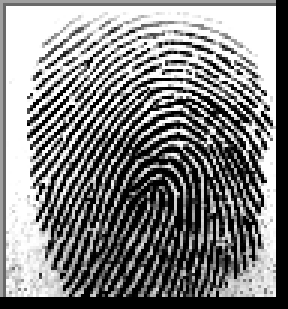
#> input picture finger_server/SOCOFing/Real/100__M_Left_index_finger.BMP, 96 x 103 px (shown 3 times larger); its folder holds only this picture in this run
$ jupyter execute --allow-errors Untitled.ipynb
#> lines starting #> are read from the running program, lines starting #| are printed output that depends on the picture
#> further down, img is the input picture: shape (103, 96); min 0, max 255, mean 130
#> `img = cv2.resize(img, (96, 96))`:
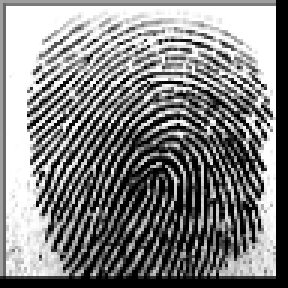
#> img: shape (96, 96) (shown 3 times larger); min 0, max 255, mean 129.9
[cell 1]
import cv2
import matplotlib.pyplot as plt
import numpy as np
import glob, os

def extract_label(img_path):
    filename, _ = os.path.splitext(os.path.basename(img_path))

    subject_id, etc = filename.split('__')
    gender, lr, finger, _ = etc.split('_')

    gender = 0 if gender == 'M' else 1
    lr = 0 if lr =='Left' else 1

    if finger == 'thumb':
        finger = 0
    elif finger == 'index':
        finger = 1
    elif finger == 'middle':
        finger = 2
    elif finger == 'ring':
        finger = 3
    elif finger == 'little':
        finger = 4

    return np.array([subject_id, gender, lr, finger], dtype=np.uint16)

def extract_label2(img_path):

    filename, _ = os.path.splitext(os.path.basename(img_path))

    subject_id, etc = filename.split('__')
    gender, lr, finger, _, _ = etc.split('_')

    gender = 0 if gender == 'M' else 1
    lr = 0 if lr =='Left' else 1

    if finger == 'thumb':
        finger = 0
    elif finger == 'index':
        finger = 1
    elif finger == 'middle':
        finger = 2
    elif finger == 'ring':
        finger = 3
    elif finger == 'little':
        finger = 4

    return np.array([subject_id, gender, lr, finger], dtype=np.uint16)

datapaths = {'real':'SOCOFing/Real/*.BMP',
            'easy':'SOCOFing/Altered/Altered-Easy/*.BMP',
            'medium':'SOCOFing/Altered/Altered-Medium/*.BMP',
            'hard':'SOCOFing/Altered/Altered-Hard/*.BMP'}

#> (the rest of this cell did not finish here and is left out)
